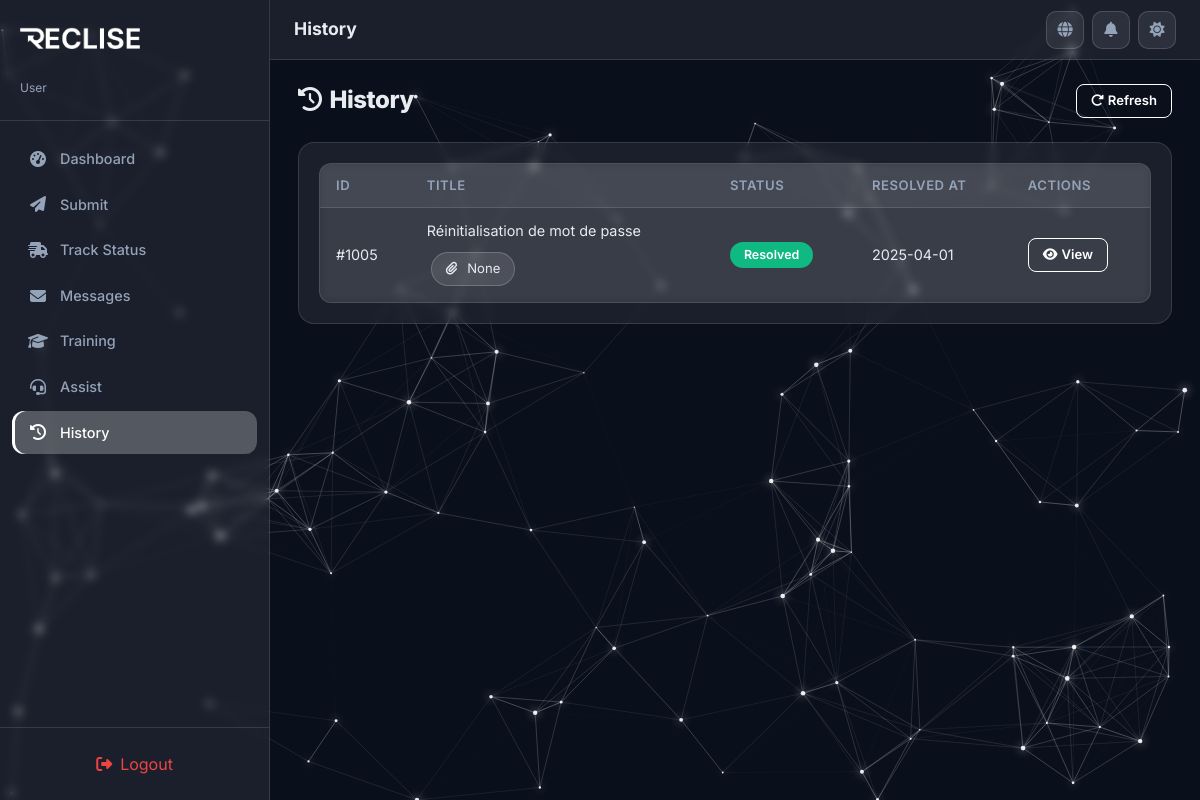
The page /PhtP/user/history.php (signed in) on the database its author committed.
### tables this page shows
CREATE TABLE IF NOT EXISTS requests (
  id                INT AUTO_INCREMENT PRIMARY KEY,
  user_id           INT           NOT NULL,
  type              ENUM('request', 'complaint') NOT NULL DEFAULT 'request',
  title             VARCHAR(255)  NOT NULL,
  description       TEXT          NOT NULL,
  category          ENUM('technical', 'access', 'training') NOT NULL DEFAULT 'technical',
  priority          ENUM('low', 'medium', 'high') NOT NULL DEFAULT 'medium',
  status            ENUM('new', 'in_progress', 'resolved', 'escalated', 'closed') NOT NULL DEFAULT 'new',
  assigned_to       INT           DEFAULT NULL,
  escalated_to_admin TINYINT(1)   NOT NULL DEFAULT 0,
  request_from      ENUM('user', 'support') NOT NULL DEFAULT 'user',
  support_response  TEXT          DEFAULT NULL,
  closure_motive    VARCHAR(255)  DEFAULT NULL,
  created_at        DATETIME      NOT NULL DEFAULT CURRENT_TIMESTAMP,
  updated_at        DATETIME      NOT NULL DEFAULT CURRENT_TIMESTAMP ON UPDATE CURRENT_TIMESTAMP,

  CONSTRAINT fk_requests_user      FOREIGN KEY (user_id)     REFERENCES users(id) ON DELETE CASCADE,
  CONSTRAINT fk_requests_assigned  FOREIGN KEY (assigned_to) REFERENCES users(id) ON DELETE SET NULL
);

### PhtP/includes/i18n.php (called while the page is built, shortened)
<?php
function get_translations($lang = 'fr') {
    return $translations[$lang] ?? $translations['fr'];
}
function t($key, $lang = null) {
    if ($lang === null) {
        $lang = $_SESSION['lang'] ?? 'fr';
    }
    $translations = get_translations($lang);
    return $translations[$key] ?? $key;
}
?>

### PhtP/includes/functions.php (called while the page is built, shortened)
<?php
function to_camel($row) {
    $result = [];
    foreach ($row as $key => $value) {
        $camel = preg_replace_callback('/_([a-z])/', function ($m) {
            return strtoupper($m[1]);
        }, $key);
        $result[$camel] = $value;
    }
    return $result;
}
function to_camel_all($rows) {
    return array_map('to_camel', $rows);
}

### PhtP/user/history.php (the view, shortened to what this page needs)
<?php
require_once '../includes/header.php';
$stmtHistory = $pdo->prepare("SELECT r.*, u.full_name AS requester_name
    FROM requests r
    LEFT JOIN users u ON r.user_id = u.id
    WHERE r.user_id = ?
    AND (r.status = 'resolved' OR r.status = 'closed')
    ORDER BY r.updated_at DESC");
$stmtHistory->execute([$_SESSION['user_id']]);
$history = to_camel_all($stmtHistory->fetchAll());
?>
<div class="section-header">
  <h2><i class="fas fa-clock-rotate-left me-2"></i><?php echo t('history'); ?></h2>
  <button class="btn btn-outline-neon btn-sm" onclick="RecLise.renderContent('history')">
    <i class="fas fa-rotate-right me-1"></i><?php echo t('refresh'); ?>
  </button>
</div>
<?php if (empty($history)): ?>
  <p class="text-secondary text-center" style="padding:40px;"><?php echo t('noResults'); ?></p>
<?php else: ?>
  <div class="glass-card" style="padding:20px;">
    <table class="table-glass">
      <thead>
        <tr>
          <th><?php echo t('id'); ?></th>
          <th><?php echo t('title'); ?></th>
          <th><?php echo t('status'); ?></th>
          <th><?php echo t('resolvedAt'); ?></th>
          <th><?php echo t('actions'); ?></th>
        </tr>
      </thead>
      <tbody>
        <?php foreach ($history as $req): ?>
          <tr>
            <td>#<?= $req['id'] ?></td>
             <td>
               <?= htmlspecialchars($req['title']) ?>
               <div style="margin-top:6px;">
                 <?php if (!empty($req['attachments'])):
                   foreach ($req['attachments'] as $att): ?>
                     <span class="chip" style="cursor:pointer;margin-right:4px;" onclick="window.open('/pfeeeee/PhtP/<?= htmlspecialchars($att['file_path']) ?>', '_blank')">
                       <i class="fas fa-paperclip me-1"></i><?= htmlspecialchars($att['file_name']) ?>
                     </span>
                   <?php endforeach;
                 else: ?>
                   <span class="chip"><i class="fas fa-paperclip me-1"></i>None</span>
                 <?php endif; ?>
               </div>
             </td>
            <td><span class="status-pill status-<?= $req['status'] ?>"><?php echo t('status' . ucfirst($req['status'])); ?></span></td>
            <td><?= date('Y-m-d', strtotime($req['updatedAt'])) ?></td>
            <td>
              <button class="btn btn-outline-neon btn-sm" onclick="RecLise.viewResolvedRequest(<?= $req['id'] ?>)">
                <i class="fas fa-eye me-1"></i><?php echo t('view'); ?>
              </button>
            </td>
          </tr>
        <?php endforeach; ?>
      </tbody>
    </table>
  </div>
<?php endif; ?>
<?php require_once '../includes/footer.php'; ?>

### PhtP/assets/css/styles.css (style rules this page uses)
:root { --primary-dark: #0A0F1C; --primary-light: #F5F8FA; --brand-accent: #ffffff; --neon-accent: #ffffff; --success: #10B981; --warning: #F59E0B; --danger: #EF4444; --info: #ffffff; --icon-color: #E2E0FF; --glass-bg: rgba(255, 255, 255, 0.07); --glass-border: rgba(255, 255, 255, 0.12); --text-primary: #E8ECF1; --text-secondary: #94A3B8; --sidebar-width: 270px; --topbar-height: 60px; --body-bg: #0A0F1C; --card-bg: rgba(255, 255, 255, 0.07); --card-border: rgba(255, 255, 255, 0.12); --input-bg: rgba(255, 255, 255, 0.08); --input-border: rgba(255, 255, 255, 0.15); --input-text: #E8ECF1; --modal-bg: rgba(15, 20, 40, 0.95); --shadow-glow: 0 0 15px rgba(255, 255, 255, 0.1); --table-hover: rgba(255, 255, 255, 0.05); --toast-bg: rgba(15, 20, 40, 0.92); --focus-glow: rgba(255, 255, 255, 0.25); --focus-border: #ffffff; --brand-accent-rgb: 255, 255, 255; --btn-bg: #ffffff; --btn-text: #0A0F1C; --btn-border: #ffffff; --btn-hover-bg: transparent; --btn-hover-text: #025C84; }
*, *::before, *::after { box-sizing: border-box; margin: 0; padding: 0; }
body { font-family: 'Inter', sans-serif; font-weight: 400; background: transparent; color: var(--text-primary); min-height: 100vh; overflow-x: hidden; transition: background 0.4s ease, color 0.3s ease; }
body, p, span, div, label, a, button, input, select, textarea, option, td, th, li, h1, h2, h3, h4, h5, h6, small, strong, em, b, i { font-family: 'Inter', sans-serif; }
h1, h2, h3, h4, h5, h6 { font-family: 'Inter', sans-serif; font-weight: 800; letter-spacing: -0.02em; }
.glass-card { background: var(--card-bg); -webkit-backdrop-filter: blur(4px); backdrop-filter: blur(4px); border: 1px solid var(--card-border); border-radius: 16px; padding: 24px; transition: all 0.3s ease; }
.btn-outline-neon { background: transparent; border: 1px solid var(--neon-accent); color: var(--neon-accent); border-radius: 10px; padding: 8px 20px; font-weight: 600; font-size: 0.88rem; transition: all 0.3s; cursor: pointer; }
.btn-sm { padding: 6px 14px !important; font-size: 0.82rem !important; border-radius: 8px !important; }
.status-pill { display: inline-block; padding: 4px 14px; border-radius: 20px; font-size: 0.78rem; font-weight: 600; text-transform: capitalize; }
.status-resolved { background: #10B981; color: #fff; }
.table-glass { width: 100%; border-collapse: separate; border-spacing: 0; background: var(--glass-bg); -webkit-backdrop-filter: blur(4px); backdrop-filter: blur(4px); border-radius: 12px; overflow: hidden; border: 1px solid var(--glass-border); }
.table-glass thead th { background: rgba(var(--brand-accent-rgb), 0.06); padding: 12px 16px; font-size: 0.82rem; font-weight: 600; text-transform: uppercase; letter-spacing: 0.04em; color: var(--text-secondary); border-bottom: 1px solid var(--glass-border); white-space: nowrap; }
.table-glass tbody td { padding: 12px 16px; font-size: 0.9rem; border-bottom: 1px solid var(--glass-border); vertical-align: middle; }
.table-glass tbody tr:last-child td { border-bottom: none; }
.section-header { display: flex; align-items: center; justify-content: space-between; margin-bottom: 24px; flex-wrap: wrap; gap: 12px; }
.section-header h2 { font-size: 1.5rem; margin: 0; }
.chip { display: inline-flex; align-items: center; gap: 6px; background: rgba(var(--brand-accent-rgb), 0.1); border: 1px solid rgba(var(--brand-accent-rgb), 0.2); border-radius: 20px; padding: 6px 14px; font-size: 0.82rem; margin: 4px; }

### rows shown on the page
requests: id "1005", title "Réinitialisation de mot de passe", status "Resolved", updated_at "2025-04-01"

### other values the page prints
$roleLabels[$_SESSION['role']] "User"
t($item['label']) "Dashboard"
t($item['label']) "Submit"
t($item['label']) "Track Status"
t($item['label']) "Messages"
t($item['label']) "Training"
t($item['label']) "Assist"
t($item['label']) "History"
t('logout') "Logout"
t($currentView ?? 'dashboard') "History"
t('history') "History"
t('refresh') "Refresh"
t('id') "ID"
t('title') "TITLE"
t('status') "STATUS"
